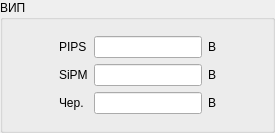
                           <widget class="QGroupBox" name="groupBox_19">
                            <property name="styleSheet">
                             <string notr="true">font: 11pt &quot;MS Shell Dlg 2&quot;;</string>
                            </property>
                            <property name="title">
                             <string>ВИП</string>
                            </property>
                            <layout class="QGridLayout" name="gridLayout_25">
                             <item row="0" column="0">
                              <layout class="QGridLayout" name="gridLayout_20">
                               <property name="leftMargin">
                                <number>5</number>
                               </property>
                               <property name="topMargin">
                                <number>5</number>
                               </property>
                               <property name="rightMargin">
                                <number>5</number>
                               </property>
                               <property name="bottomMargin">
                                <number>5</number>
                               </property>
                               <item row="0" column="3">
                                <widget class="QLabel" name="label_93">
                                 <property name="text">
                                  <string>В</string>
                                 </property>
                                </widget>
                               </item>
                               <item row="1" column="3">
                                <widget class="QLabel" name="label_94">
                                 <property name="text">
                                  <string>В</string>
                                 </property>
                                </widget>
                               </item>
                               <item row="0" column="1">
                                <widget class="QLabel" name="label_91">
                                 <property name="text">
                                  <string>PIPS</string>
                                 </property>
                                </widget>
                               </item>
                               <item row="0" column="4">
                                <spacer name="horizontalSpacer_43">
                                 <property name="orientation">
                                  <enum>Qt::Horizontal</enum>
                                 </property>
                                 <property name="sizeHint" stdset="0">
                                  <size>
                                   <width>40</width>
                                   <height>20</height>
                                  </size>
                                 </property>
                                </spacer>
                               </item>
                               <item row="1" column="1">
                                <widget class="QLabel" name="label_92">
                                 <property name="text">
                                  <string>SiPM</string>
                                 </property>
                                </widget>
                               </item>
                               <item row="0" column="2">
                                <widget class="QLineEdit" name="lineEdit_hvip_pips">
                                 <property name="alignment">
                                  <set>Qt::AlignCenter</set>
                                 </property>
                                </widget>
                               </item>
                               <item row="0" column="0">
                                <spacer name="horizontalSpacer_42">
                                 <property name="orientation">
                                  <enum>Qt::Horizontal</enum>
                                 </property>
                                 <property name="sizeHint" stdset="0">
                                  <size>
                                   <width>40</width>
                                   <height>20</height>
                                  </size>
                                 </property>
                                </spacer>
                               </item>
                               <item row="1" column="2">
                                <widget class="QLineEdit" name="lineEdit_hvip_sipm">
                                 <property name="alignment">
                                  <set>Qt::AlignCenter</set>
                                 </property>
                                </widget>
                               </item>
                               <item row="2" column="1">
                                <widget class="QLabel" name="label_95">
                                 <property name="text">
                                  <string>Чер.</string>
                                 </property>
                                </widget>
                               </item>
                               <item row="2" column="2">
                                <widget class="QLineEdit" name="lineEdit_hvip_ch">
                                 <property name="alignment">
                                  <set>Qt::AlignCenter</set>
                                 </property>
                                </widget>
                               </item>
                               <item row="2" column="3">
                                <widget class="QLabel" name="label_96">
                                 <property name="text">
                                  <string>В</string>
                                 </property>
                                </widget>
                               </item>
                              </layout>
                             </item>
                            </layout>
                           </widget>
